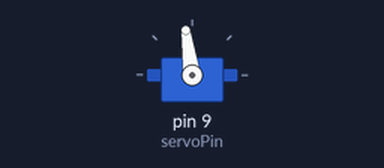
Bench run of a sketch on a simulated Arduino Uno, built with avr-gcc and run on an emulated ATmega328P. Shown: servo.

Above: at 4.1 s.
Timing chart, 0 to 5.6 s (numbered marks = the images above):
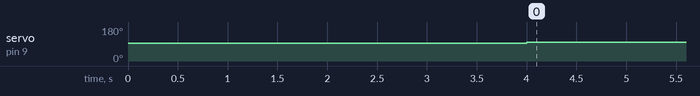

The sketch:

ESC_Test.ino
```cpp
#include <Servo.h>

byte servoPin = 9;
Servo servo;

void setup() {
	servo.attach(servoPin);

	servo.writeMicroseconds(1500); // send "stop" signal to ESC.

	delay(4000); // delay to allow the ESC to recognize the stopped signal
}

void loop() {
	int signal = 1550; // Set signal value, which should be between 1100 and 1900

	servo.writeMicroseconds(signal); // Send signal to ESC.
}
```

Measured:
- by itself, servo on pin 9 (servoPin): 93° → 98° at 4.0 s
